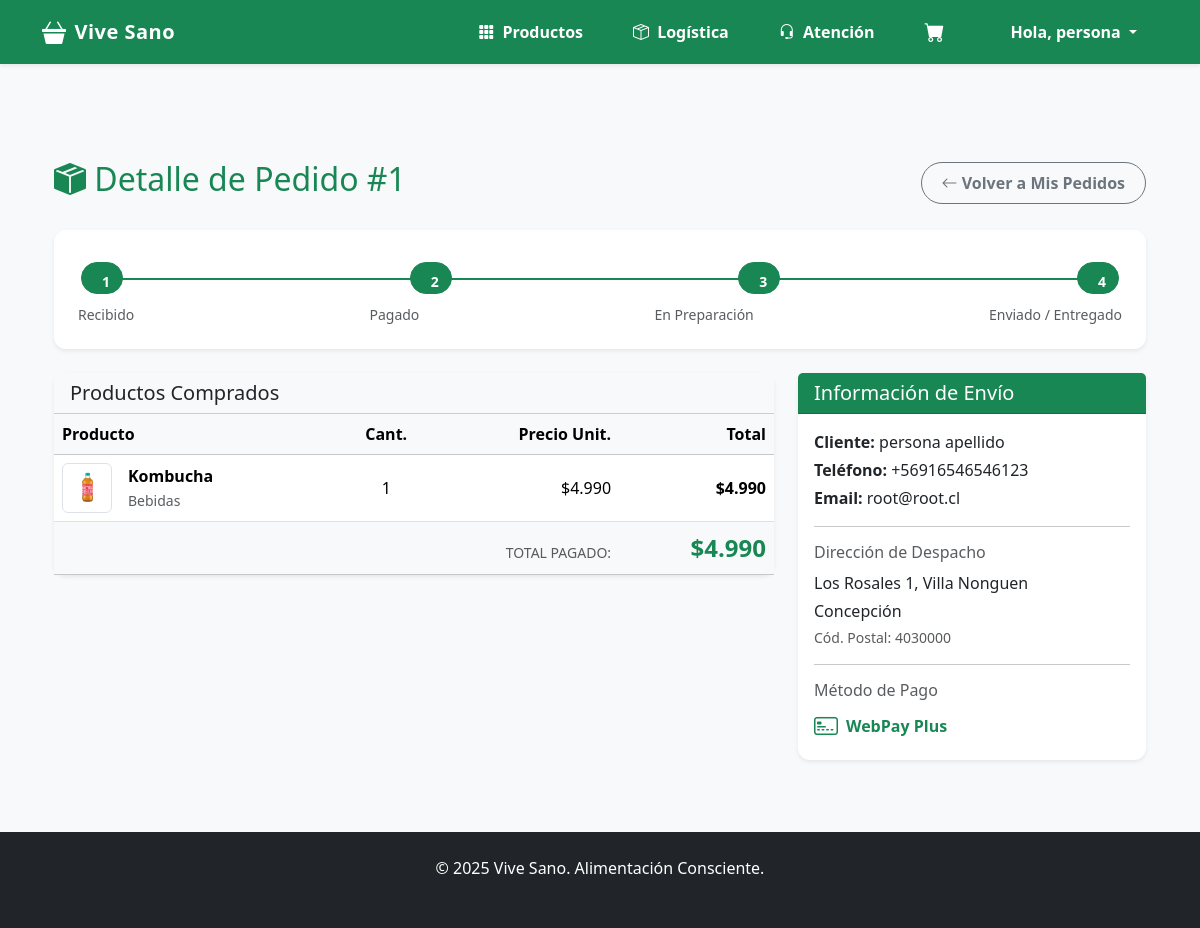
The app's page /mis-pedidos/detalle/1/ (signed in) with its own data.
### gestion/models.py (models this page shows, shortened)
class Pedido(models.Model):
    ESTADO_CHOICES = [
        ('Pendiente', 'Pendiente'),
        ('En Preparacion', 'En Preparación'),
        ('En Espera Faltante', 'En espera por faltante'), # [cite: 339]
        ('Despachado', 'Despachado'),
        ('Entregado', 'Entregado'),
        ('Cancelado', 'Cancelado'),
    ]
    cliente = models.ForeignKey(Cliente, on_delete=models.SET_NULL, null=True, blank=True)
    fecha = models.DateTimeField(auto_now_add=True)
    total = models.DecimalField(max_digits=10, decimal_places=2, default=0.00)
    estado = models.CharField(max_length=20, choices=ESTADO_CHOICES, default='Pendiente')
    codigo_seguimiento = models.CharField(max_length=20, blank=True, null=True)

class Cliente(models.Model):
    user = models.OneToOneField(User, on_delete=models.CASCADE, null=True, blank=True)
    nombre = models.CharField(max_length=100)
    apellido = models.CharField(max_length=100)
    email = models.EmailField(unique=True)
    telefono = models.CharField(max_length=15, blank=True)
    direccion = models.CharField(max_length=255, blank=True)
    comuna = models.CharField(max_length=100, blank=True)
    codigo_postal = models.CharField(max_length=10, blank=True)

class DetallePedido(models.Model):
    pedido = models.ForeignKey(Pedido, related_name='detalles', on_delete=models.CASCADE)
    producto = models.ForeignKey(Producto, on_delete=models.PROTECT) # Evita borrar producto si está en un pedido
    cantidad = models.IntegerField(default=1)
    precio_unitario = models.DecimalField(max_digits=10, decimal_places=2)

class Producto(models.Model):
    nombre = models.CharField(max_length=100)
    descripcion = models.TextField(blank=True, null=True)
    precio = models.DecimalField(max_digits=10, decimal_places=2) # Usamos Decimal para dinero
    stock = models.IntegerField(default=0)
    categoria = models.CharField(max_length=50, blank=True)
    imagen = models.ImageField(upload_to='productos/', null=True, blank=True)

### core/views.py (the view)
# urls.py: path('mis-pedidos/detalle/<int:pedido_id>/', views.detalle_pedido_cliente, name='detalle_pedido_cliente'),
@login_required
def detalle_pedido_cliente(request, pedido_id):
    try:
        cliente = Cliente.objects.get(user=request.user)
        pedido = get_object_or_404(Pedido, id=pedido_id, cliente=cliente)
    except Cliente.DoesNotExist:
        return redirect('core:home')
    estado_actual = pedido.estado
    progreso = {
        'recibido': True,
        'pagado': False,
        'preparacion': False,
        'despachado': False
    }
    if 'Pagado' in estado_actual or 'Preparacion' in estado_actual or 'Despachado' in estado_actual:
        progreso['pagado'] = True
    if 'Preparacion' in estado_actual or 'Despachado' in estado_actual:
        progreso['preparacion'] = True
    if 'Despachado' in estado_actual:
        progreso['despachado'] = True
    return render(request, 'core/detalle_pedido_cliente.html', {
        'pedido': pedido,
        'progreso': progreso
    })

### core/context_processors.py (called while the page is built)
def contadores_globales(request):
    data = {
        'cant_logistica': 0,
        'cant_atencion': 0
    }
    if request.user.is_authenticated and request.user.is_staff:
        if request.user.groups.filter(name='Logistica').exists() or request.user.is_superuser:
            data['cant_logistica'] = Pedido.objects.filter(
                estado__in=['Pendiente', 'En Preparacion', 'Pagado (WebPay)']
            ).count()
        if request.user.groups.filter(name='Atencion al cliente').exists() or request.user.is_superuser:
            try:
                grupo_atencion = Group.objects.get(name='Atencion al cliente')
                data['cant_atencion'] = Notificacion.objects.filter(
                    destinatario_grupo=grupo_atencion
                ).exclude(estado__in=['LISTO', 'CANCELADO']).count()
            except Group.DoesNotExist:
                pass
    return data

### core/templatetags/auth_extras.py (called while the page is built)
@register.filter(name='has_group')
def has_group(user, group_name):
    try:
        group = Group.objects.get(name=group_name)
    except Group.DoesNotExist:
        return False
    return group in user.groups.all()

### core/templatetags/filtros_extra.py (called while the page is built)
@register.filter
def clp(value):
    try:
        value = int(value) # Quitamos decimales (.00)
        return "${:,.0f}".format(value).replace(",", ".")
    except (ValueError, TypeError):
        return value

### core/templates/core/detalle_pedido_cliente.html (shortened to what this page needs)
{% extends 'base.html' %}
{% load filtros_extra %}
{% block content %}
<div class="container mt-5">
    <div class="d-flex justify-content-between align-items-center mb-4">
        <h2 class="text-success"><i class="bi bi-box-seam-fill"></i> Detalle de Pedido #{{ pedido.id }}</h2>
        <a href="{% url 'core:mis_pedidos' %}" class="btn btn-outline-secondary">
            <i class="bi bi-arrow-left"></i> Volver a Mis Pedidos
        </a>
    </div>
    {% if 'Anulado' in pedido.estado %}
        <div class="alert alert-danger text-center">
            <h4><i class="bi bi-x-circle-fill"></i> Este pedido ha sido ANULADO</h4>
            <p>Si tienes dudas, contacta a soporte.</p>
        </div>
    {% else %}
        <div class="card shadow-sm mb-4 border-0">
            <div class="card-body p-4">
                <div class="position-relative m-4">
                    <div class="progress" style="height: 2px;">
                        <div class="progress-bar bg-success" role="progressbar" style="width: {% if progreso.despachado %}100%{% elif progreso.preparacion %}66%{% elif progreso.pagado %}33%{% else %}0%{% endif %};"></div>
                    </div>
                    <div class="position-absolute top-0 start-0 translate-middle btn btn-sm {% if progreso.recibido %}btn-success{% else %}btn-secondary{% endif %} rounded-pill" style="width: 2rem; height:2rem;">1</div>
                    <div class="position-absolute top-0 start-33 translate-middle btn btn-sm {% if progreso.pagado %}btn-success{% else %}btn-secondary{% endif %} rounded-pill" style="left: 33%; width: 2rem; height:2rem;">2</div>
                    <div class="position-absolute top-0 start-66 translate-middle btn btn-sm {% if progreso.preparacion %}btn-success{% else %}btn-secondary{% endif %} rounded-pill" style="left: 66%; width: 2rem; height:2rem;">3</div>
                    <div class="position-absolute top-0 start-100 translate-middle btn btn-sm {% if progreso.despachado %}btn-success{% else %}btn-secondary{% endif %} rounded-pill" style="width: 2rem; height:2rem;">4</div>
                </div>
                <div class="d-flex justify-content-between text-muted small mt-2">
                    <span>Recibido</span>
                    <span>Pagado</span>
                    <span>En Preparación</span>
                    <span>Enviado / Entregado</span>
                </div>
            </div>
        </div>
    {% endif %}
    <div class="row">
        <div class="col-md-4 order-md-2 mb-4">
            <div class="card shadow-sm border-0 h-100">
                <div class="card-header bg-success text-white">
                    <h5 class="mb-0">Información de Envío</h5>
                </div>
                <div class="card-body">
                    <p class="mb-1"><strong>Cliente:</strong> {{ pedido.cliente.nombre }} {{ pedido.cliente.apellido }}</p>
                    <p class="mb-1"><strong>Teléfono:</strong> {{ pedido.cliente.telefono }}</p>
                    <p class="mb-1"><strong>Email:</strong> {{ pedido.cliente.email }}</p>
                    <hr>
                    <h6 class="text-muted">Dirección de Despacho</h6>
                    <p class="mb-1">{{ pedido.cliente.direccion }}</p>
                    <p class="mb-1">{{ pedido.cliente.comuna }}</p>
                    <p class="mb-3 text-muted small">Cód. Postal: {{ pedido.cliente.codigo_postal }}</p>
                    <hr>
                    <h6 class="text-muted mt-3">Método de Pago</h6>
                    {% if 'WebPay' in pedido.estado %}
                        <div class="d-flex align-items-center text-success fw-bold">
                            <i class="bi bi-credit-card-2-front fs-4 me-2"></i> WebPay Plus
                        </div>
                    {% else %}
                        <div class="d-flex align-items-center text-secondary">
                            <i class="bi bi-cash-coin fs-4 me-2"></i> Transferencia / Otro
                        </div>
                    {% endif %}
                </div>
            </div>
        </div>
        <div class="col-md-8 order-md-1">
            <div class="card shadow-sm border-0">
                <div class="card-header bg-light">
                    <h5 class="mb-0">Productos Comprados</h5>
                </div>
                <div class="card-body p-0">
                    <table class="table table-hover align-middle mb-0">
                        <thead class="table-light">
                            <tr>
                                <th>Producto</th>
                                <th class="text-center">Cant.</th>
                                <th class="text-end">Precio Unit.</th>
                                <th class="text-end">Total</th>
                            </tr>
                        </thead>
                        <tbody>
                            {% for detalle in pedido.detalles.all %}
                            <tr>
                                <td>
                                    <div class="d-flex align-items-center">
                                        <div class="me-3 border rounded p-1 bg-white" style="width: 50px; height: 50px;">
                                            {% if detalle.producto.imagen %}
                                                <img src="{{ detalle.producto.imagen.url }}" alt="{{ detalle.producto.nombre }}" class="w-100 h-100" style="object-fit: contain;">
                                            {% else %}
                                                <div class="w-100 h-100 d-flex align-items-center justify-content-center text-muted">
                                                    <i class="bi bi-image"></i>
                                                </div>
                                            {% endif %}
                                        </div>
                                        <div>
                                            <div class="fw-bold">{{ detalle.producto.nombre }}</div>
                                            <small class="text-muted">{{ detalle.producto.categoria }}</small>
                                        </div>
                                    </div>
                                </td>
                                <td class="text-center">{{ detalle.cantidad }}</td>
                                <td class="text-end">{{ detalle.precio_unitario|clp }}</td>
                                <td class="text-end fw-bold">
                                    {% widthratio detalle.precio_unitario 1 detalle.cantidad as subtotal %}
                                    {{ subtotal|clp }}
                                </td>
                            </tr>
                            {% endfor %}
                        </tbody>
                        <tfoot class="table-light">
                            <tr>
                                <td colspan="3" class="text-end text-uppercase text-muted small pt-3">Total Pagado:</td>
                                <td class="text-end fs-4 fw-bold text-success">{{ pedido.total|clp }}</td>
                            </tr>
                        </tfoot>
                    </table>
                </div>
            </div>
        </div>
    </div>
</div>
{% endblock %}

### templates/base.html (shortened to what this page needs)
{% load static %}
{% load auth_extras %} <!DOCTYPE html>
<html lang="es">
<head>
    <link href="https://cdn.jsdelivr.net/npm/bootstrap@5.3.2/dist/css/bootstrap.min.css" rel="stylesheet">
    <link rel="stylesheet" href="https://cdn.jsdelivr.net/npm/bootstrap-icons@1.11.3/font/bootstrap-icons.css">
    <link rel="stylesheet" href="https://cdn.jsdelivr.net/gh/lipis/flag-icons@6.6.6/css/flag-icons.min.css"/>
    <link rel="stylesheet" href="{% static 'css/styles.css' %}">
</head>
<body class="d-flex flex-column min-vh-100">
    <nav class="navbar navbar-expand-lg navbar-dark bg-success sticky-top shadow-sm">
      <div class="container">
        <a class="navbar-brand d-flex align-items-center" href="{% url 'core:home' %}">
            <i class="bi bi-basket3-fill me-2 fs-4"></i>
            <span>Vive Sano</span>
        </a>
        <div class="collapse navbar-collapse" id="navbarNav">
          <ul class="navbar-nav ms-auto align-items-center gap-2">
            <li class="nav-item">
                <a class="nav-link" href="{% url 'core:catalogo' %}">
                    <i class="bi bi-grid-3x3-gap-fill me-1"></i> Productos
                </a>
            </li>
            {% if user.is_staff %}
                {% if request.user|has_group:"Logistica" or user.is_superuser %}
                    <li class="nav-item position-relative">
                        <a class="nav-link" href="{% url 'dashboard_logistica' %}">
                            <i class="bi bi-box-seam me-1"></i> Logística
                        </a>
                    </li>
                {% endif %}
                {% if request.user|has_group:"Atencion al cliente" or user.is_superuser %}
                    <li class="nav-item position-relative">
                        <a class="nav-link" href="{% url 'dashboard_atencion' %}">
                            <i class="bi bi-headset me-1"></i> Atención
                        </a>
                    </li>
                {% endif %}
            {% endif %}
            <li class="nav-item position-relative me-2">
                <a href="{% url 'core:ver_carrito' %}" class="nav-link">
                    <i class="bi bi-cart-fill fs-5"></i>
                </a>
            </li>
            {% if user.is_authenticated %}
                <li class="nav-item dropdown ms-2">
                    <a class="nav-link dropdown-toggle" href="#" role="button" data-bs-toggle="dropdown">
                        Hola, {{ user.first_name|default:user.username }}
                    </a>
                </li>
            {% endif %}
          </ul>
        </div>
      </div>
    </nav>
    <main class="container my-5 flex-grow-1">
        {% block content %}{% endblock %}
    </main>
    <footer class="bg-dark text-white text-center py-4 mt-auto">
        <div class="container">
            <p class="mb-0">&copy; 2025 Vive Sano. Alimentación Consciente.</p>
            <small class="text-muted">Desarrollado para Evaluación de Software</small>
        </div>
    </footer>
</body>
</html>

### static/css/styles.css (style rules this page uses)
body { background-color: #f8f9fa; font-family: 'Segoe UI', Tahoma, Geneva, Verdana, sans-serif; }
.navbar-brand { font-weight: 700; letter-spacing: 0.5px; }
.navbar-nav .nav-link { color: white !important; font-weight: 600; padding: 8px 20px !important; border-radius: 50px; transition: all 0.3s ease; border: 1px solid transparent; }
.card { border: none; border-radius: 12px; transition: transform 0.2s ease, box-shadow 0.2s ease; }
.btn { border-radius: 50px; padding: 8px 20px; font-weight: 600; }

### records on screen
Pedido: id "1", cliente.nombre "persona", cliente.apellido "apellido", cliente.telefono "+56916546546123", cliente.email "root@root.cl", cliente.direccion "Los Rosales 1, Villa Nonguen", cliente.comuna "Concepción", cliente.codigo_postal "4030000", total|clp "$4.990"
DetallePedido: producto.imagen (picture), producto.nombre "Kombucha", producto.categoria "Bebidas", cantidad "1", precio_unitario|clp "$4.990", subtotal "$4.990"

### other values on screen
{{ user.first_name|default:user.username }} "persona"
